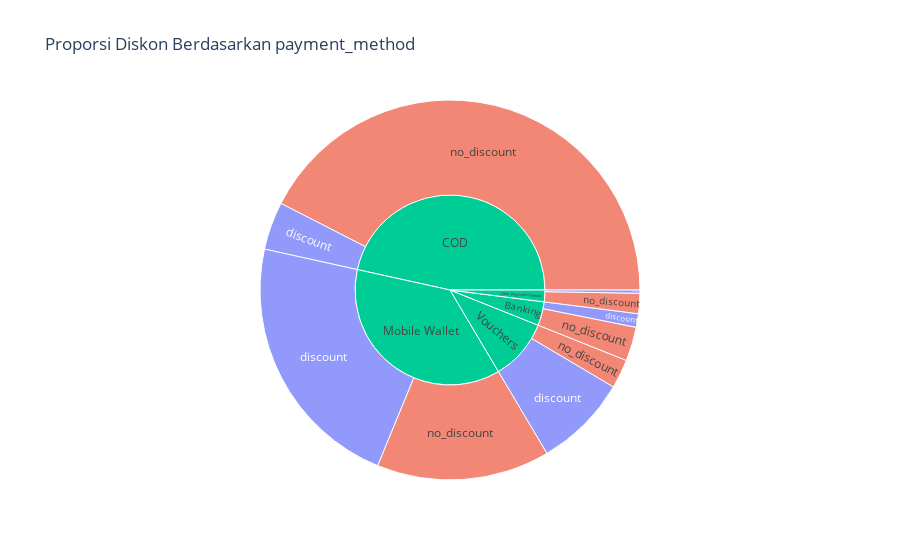

The code cell stored with this chart in its notebook:
### Code cell
for i in ['payment_method']:
    fig=px.sunburst(df,path=[i,'diskon'],color='diskon', title=f'Proporsi Diskon Berdasarkan {i}')
    fig.show()

### Figure 1 — Plotly figure (JSON) as saved in the notebook; plotly's stock layout.template omitted (floating-point values rounded to 4 significant figures)
{"data": [{"branchvalues": "total", "customdata": [["discount"], ["no_discount"], ["discount"], ["discount"], ["discount"], ["discount"], ["no_discount"], ["no_discount"], ["no_discount"], ["no_discount"], ["(?)"], ["(?)"], ["(?)"], ["(?)"], ["(?)"]], "domain": {"x": [0, 1], "y": [0, 1]}, "hovertemplate": "labels=%{label}<br>count=%{value}<br>parent=%{parent}<br>id=%{id}<br>diskon=%{customdata[0]}<extra></extra>", "ids": ["Other payment methods/discount", "COD/no_discount", "Banking/discount", "COD/discount", "Mobile Wallet/discount", "Vouchers/discount", "Banking/no_discount", "Mobile Wallet/no_discount", "Other payment methods/no_discount", "Vouchers/no_discount", "Banking", "COD", "Mobile Wallet", "Other payment methods", "Vouchers"], "labels": ["discount", "no_discount", "discount", "discount", "discount", "discount", "no_discount", "no_discount", "no_discount", "no_discount", "Banking", "COD", "Mobile Wallet", "Other payment methods", "Vouchers"], "marker": {"colors": ["#636efa", "#EF553B", "#636efa", "#636efa", "#636efa", "#636efa", "#EF553B", "#EF553B", "#EF553B", "#EF553B", "#00cc96", "#00cc96", "#00cc96", "#00cc96", "#00cc96"]}, "name": "", "parents": ["Other payment methods", "COD", "Banking", "COD", "Mobile Wallet", "Vouchers", "Banking", "Mobile Wallet", "Other payment methods", "Vouchers", "", "", "", "", ""], "type": "sunburst", "values": [1605, 247565, 6730, 23787, 129661, 46370, 16890, 85947, 10036, 14401, 23620, 271352, 215608, 11641, 60771]}], "layout": {"legend": {"tracegroupgap": 0}, "title": {"text": "Proporsi Diskon Berdasarkan payment_method"}}}
